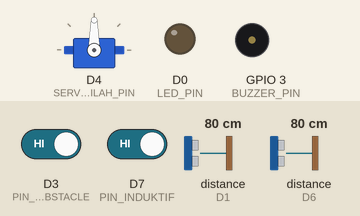
The sketch below on a simulated ESP8266 (NodeMCU). On the bench: servo, output pins drawn as LEDs (lit = HIGH), buzzer (waves = sounding, pin HIGH). Wiring (inferred from the names in the program): 2 × ultrasonic range finder: trigger D2, echo D1 / trigger D5, echo D6. The inputs (shaded band) are chosen by the test bench; at power-on: D3 (PIN_IR_OBSTACLE) HIGH, D7 (PIN_INDUKTIF) HIGH, distance to the obstacle (sensors on D1, D6) 80 cm. The echo pulse lasts 58.3 µs per cm; WiFi joins after 1.5 s; servers stay silent unless stated; uploads are accepted with an empty reply; pins used as bus, display or sensor lines are not drawn; what the sketch prints to the serial monitor is not drawn.

Above: at 2.9 s.
3.0 s: D3 (PIN_IR_OBSTACLE) driven LOW
At 4.3 s:
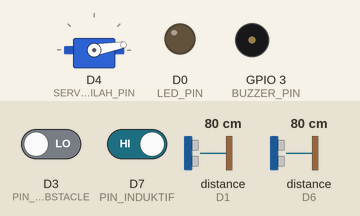
6.7 s: D7 (PIN_INDUKTIF) driven LOW
At 7.7 s:
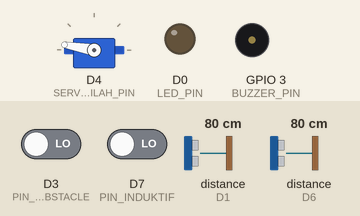
10.4 s: D7 (PIN_INDUKTIF) driven HIGH
14.1 s: D3 (PIN_IR_OBSTACLE) driven HIGH
At 14.1 s:
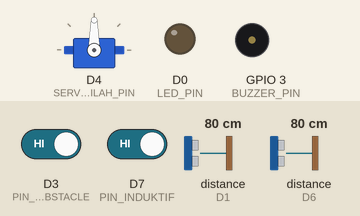
Timing chart, 0 to 16.6 s (numbered marks = the images above; inputs shaded):
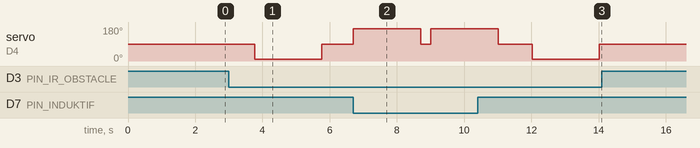

The sketch:

smartbin_firmware.ino
```cpp
/*
 * =====================================================================
 *  SmartBin IoT — Firmware NodeMCU ESP8266
 *  DISESUAIKAN dengan hardware yang benar-benar dipakai:
 *   - 2x sensor ULTRASONIK  -> ukur kapasitas per-bin (1 bin Logam, 1 bin Non-Logam)
 *   - 1x sensor INFRARED OBSTACLE -> trigger deteksi ada objek/tangan masuk
 *   - 1x sensor PROXIMITY INDUKTIF -> deteksi logam (non-logam = "bukan logam")
 *   - 1x SERVO MG90S -> pemilah kiri/kanan (TIDAK ADA servo tutup terpisah)
 *
 *  Library yang dibutuhkan (install via Arduino IDE > Library Manager):
 *   - ESP8266WiFi        (bawaan board package ESP8266)
 *   - ESP8266HTTPClient  (bawaan board package ESP8266)
 *   - Servo               (bawaan, "Servo" untuk ESP8266)
 *   - ArduinoJson         (install manual, versi 6.x)
 *
 *  Board: NodeMCU 1.0 (ESP-12E Module) — Arduino IDE
 * =====================================================================
 */

#include <ESP8266WiFi.h>
#include <ESP8266HTTPClient.h>
#include <WiFiClient.h>
#include <Servo.h>
#include <ArduinoJson.h>

// ---------------------------------------------------------------
// KONFIGURASI WIFI & SERVER — SESUAIKAN SEBELUM UPLOAD
// ---------------------------------------------------------------
const char* WIFI_SSID     = "callmecakraa";
const char* WIFI_PASSWORD = "12345678";

// Ganti dengan alamat server website Anda, contoh:
// "http://192.168.1.10/smartbin-web/api/send_data" (jaringan lokal)
// "https://domainanda.com/api/send_data" (online, disarankan HTTPS)
const char* SERVER_URL = "http://10.223.132.112/smartbin-web/api/send_data";

// Harus SAMA PERSIS dengan $apiKey di application/controllers/Api.php
const char* API_KEY = "SMARTBIN_API_KEY_2026";

// ---------------------------------------------------------------
// PIN MAPPING — sesuai hardware yang dipasang
// ---------------------------------------------------------------
#define ULTRA_LOGAM_TRIG    D2   // Ultrasonik bin LOGAM - Trig (ukur kapasitas)
#define ULTRA_LOGAM_ECHO    D1   // Ultrasonik bin LOGAM - Echo
#define ULTRA_NONLOGAM_TRIG D5   // Ultrasonik bin NON-LOGAM - Trig (ukur kapasitas)
#define ULTRA_NONLOGAM_ECHO D6   // Ultrasonik bin NON-LOGAM - Echo
#define PIN_IR_OBSTACLE     D3   // Sensor Infrared Obstacle - trigger deteksi objek/tangan
#define PIN_INDUKTIF        D7   // Sensor Proximity Induktif - deteksi logam
#define SERVO_PEMILAH_PIN   D4   // Servo pemilah kiri/kanan (satu-satunya servo)
#define LED_PIN             D0   // LED indikator kapasitas penuh
#define BUZZER_PIN          D9   // Buzzer (GPIO3 / pin RX0)

// Kebanyakan modul IR obstacle avoidance itu ACTIVE-LOW (output LOW saat ada
// objek di depannya, HIGH saat kosong). Kalau ternyata modul Anda kebalikannya
// (banyak juga varian active-HIGH), tinggal ganti true -> false di sini.
const bool IR_ACTIVE_LOW = true;

// Sensor proximity induktif: kebanyakan modul NPN NO -> output HIGH saat IDLE
// (tidak ada logam) dan baru turun ke LOW sesaat saat logam lewat/terdeteksi.
// Kalau ternyata modul Anda active-HIGH (PNP), ganti true -> false di sini.
const bool PROXIMITY_ACTIVE_LOW = true;

// Berapa lama (ms) menunggu & memantau sensor proximity setelah IR trigger,
// untuk menangkap momen objek lewat (mengantisipasi variasi kecepatan jatuh).
const unsigned long JENDELA_DETEKSI_PROXIMITY_MS = 700;
// ---------------------------------------------------------------
// PARAMETER SISTEM — kalibrasi sesuai fisik masing-masing bin
// ---------------------------------------------------------------
const float TINGGI_BIN_LOGAM_CM    = 60.0;  // tinggi bin logam, kalibrasi sesuai fisik
const float TINGGI_BIN_NONLOGAM_CM = 60.0;  // tinggi bin non-logam, kalibrasi sesuai fisik

const int SERVO_NETRAL   = 90;   // derajat, posisi tengah (istirahat)
const int SERVO_NONLOGAM = 10;   // derajat, arah bin non-logam (kiri) - dimiringkan lebih jauh
const int SERVO_LOGAM    = 170;  // derajat, arah bin logam (kanan) - dimiringkan lebih jauh

// delay_close & interval_send idealnya diambil dari /api/summary (tabel settings)
// agar sinkron dengan Pengaturan di website. Untuk kesederhanaan firmware ini
// memakai nilai default lalu bisa disesuaikan manual sesuai menu Pengaturan.
unsigned long DELAY_SORTIR_MS   = 2000;  // lama servo menahan posisi pemilah sebelum balik netral (diperpanjang biar keliatan jelas)
unsigned long INTERVAL_KIRIM_MS = 5000;  // 5 detik (default interval_send)

// Ambang batas LED/buzzer (idealnya sinkron warning_limit/critical_limit di Settings)
const int AMBANG_WARNING  = 80;
const int AMBANG_CRITICAL = 100;

Servo servoPemilah;

unsigned long lastSend = 0;
String lastWasteType = "Unknown";
String lidStatus = "Closed"; // tidak ada lid fisik, dipakai murni sebagai status "sedang memilah" utk dashboard

// Kapasitas TIDAK diukur ulang tiap kali kirim data — cuma di-refresh secara
// berkala (perbaruiKapasitas(), dipanggil dari jalur heartbeat, kondisi tenang).
// Event pemilahan "pinjam" nilai terakhir ini, supaya angka yang tampil di
// Monitoring & Riwayat selalu berasal dari sumber ukur yang sama & konsisten
// (menghindari baca ultrasonik pas kondisi baru saja ada barang jatuh/bergerak).
int capacityLogamTerkini = 0;
int capacityNonLogamTerkini = 0;

// ---------------------------------------------------------------
// SETUP
// ---------------------------------------------------------------
void setup() {
  Serial.begin(115200);

  pinMode(ULTRA_LOGAM_TRIG, OUTPUT);
  pinMode(ULTRA_LOGAM_ECHO, INPUT);
  pinMode(ULTRA_NONLOGAM_TRIG, OUTPUT);
  pinMode(ULTRA_NONLOGAM_ECHO, INPUT);
  pinMode(PIN_IR_OBSTACLE, INPUT);
  pinMode(PIN_INDUKTIF, INPUT);
  pinMode(LED_PIN, OUTPUT);
  pinMode(BUZZER_PIN, OUTPUT);

  servoPemilah.attach(SERVO_PEMILAH_PIN);
  servoPemilah.write(SERVO_NETRAL);

  digitalWrite(LED_PIN, LOW);
  digitalWrite(BUZZER_PIN, LOW);

  connectWiFi();
  perbaruiKapasitas(); // ukur kondisi awal sebelum ada aktivitas apapun
}

// ---------------------------------------------------------------
// LOOP UTAMA
// ---------------------------------------------------------------
void loop() {
  if (WiFi.status() != WL_CONNECTED) {
    connectWiFi();
  }

  // 1) Sensor IR obstacle mendeteksi objek/tangan -> proses pemilahan
  if (objekTerdeteksi()) {
    String jenis = deteksiJenisSampah();
    lastWasteType = jenis;

    gerakkanServoPemilah(jenis);

    // Sengaja TIDAK ukur ulang kapasitas di sini — pakai nilai terakhir hasil
    // perbaruiKapasitas() dari heartbeat sebelumnya (kondisi tenang), supaya
    // konsisten dengan yang ditampilkan Monitoring. Event fokus melaporkan
    // jenis sampah yang baru dipilah, bukan pengukuran kapasitas baru.
    kirimData(true);
    lastSend = millis();
  }

  // 2) Kirim data berkala sesuai interval_send walau tidak ada aktivitas (trigger_type = "heartbeat")
  if (millis() - lastSend >= INTERVAL_KIRIM_MS) {
    kirimData(false);
    lastSend = millis();
  }

  delay(100); // jeda kecil supaya loop tidak terlalu rapat
}

// ---------------------------------------------------------------
// FUNGSI: objekTerdeteksi() — baca sensor infrared obstacle
// ---------------------------------------------------------------
bool objekTerdeteksi() {
  int nilai = digitalRead(PIN_IR_OBSTACLE);
  return IR_ACTIVE_LOW ? (nilai == LOW) : (nilai == HIGH);
}

// ---------------------------------------------------------------
// FUNGSI: bacaJarak() — 1x pengukuran ultrasonik HC-SR04
// ---------------------------------------------------------------
float bacaJarak(int pinTrig, int pinEcho) {
  digitalWrite(pinTrig, LOW);
  delayMicroseconds(2);
  digitalWrite(pinTrig, HIGH);
  delayMicroseconds(10);
  digitalWrite(pinTrig, LOW);

  long durasi = pulseIn(pinEcho, HIGH, 30000); // timeout 30ms (~5m)
  if (durasi == 0) return -1; // tidak ada pantulan terbaca

  float jarakCm = durasi * 0.034 / 2.0; // konversi waktu pantul ke cm
  return jarakCm;
}

// ---------------------------------------------------------------
// FUNGSI: bacaJarakStabil() — ambil beberapa sampel & pakai median
// Kenapa: 1 kali tembak ultrasonik gampang meleset (noise, pantulan
// ganda dari dalam bin, atau sisa gelombang dari sensor satunya kalau
// keduanya ditembak berdekatan). Median lebih tahan spike dibanding
// rata-rata biasa.
// ---------------------------------------------------------------
float bacaJarakStabil(int pinTrig, int pinEcho) {
  const int JUMLAH_SAMPEL = 5;
  float sampel[JUMLAH_SAMPEL];
  int valid = 0;

  for (int i = 0; i < JUMLAH_SAMPEL; i++) {
    float j = bacaJarak(pinTrig, pinEcho);
    if (j >= 0) sampel[valid++] = j;
    delay(15); // jeda antar tembakan biar gema sebelumnya reda
  }
  if (valid == 0) return -1;

  // urutkan lalu ambil nilai tengah (median)
  for (int i = 0; i < valid - 1; i++) {
    for (int j = i + 1; j < valid; j++) {
      if (sampel[j] < sampel[i]) {
        float t = sampel[i]; sampel[i] = sampel[j]; sampel[j] = t;
      }
    }
  }
  return sampel[valid / 2];
}

// ---------------------------------------------------------------
// FUNGSI: deteksiJenisSampah() — baca proximity induktif
// Catatan: cuma ada 1 sensor proximity (induktif -> khusus logam).
// Non-logam ditentukan dari "kalau bukan logam".
// ---------------------------------------------------------------
String deteksiJenisSampah() {
  // Pantau sensor proximity selama jendela waktu tertentu (bukan cuma 1 titik
  // waktu), supaya tetap tertangkap walau kecepatan jatuh objek bervariasi.
  bool logamTerdeteksi = false;
  unsigned long mulai = millis();
  while (millis() - mulai < JENDELA_DETEKSI_PROXIMITY_MS) {
    int nilai = digitalRead(PIN_INDUKTIF);
    bool aktif = PROXIMITY_ACTIVE_LOW ? (nilai == LOW) : (nilai == HIGH);
    if (aktif) { logamTerdeteksi = true; break; }
    delay(10);
  }

  Serial.print("[Proximity] logam terdeteksi = ");
  Serial.println(logamTerdeteksi ? "YA (Logam)" : "TIDAK (Non-Logam)");

  return logamTerdeteksi ? "Logam" : "Non-Logam";
}

void gerakkanServoPemilah(String jenis) {
  lidStatus = "Open"; // status logis "sedang memilah", dilaporkan sebentar ke API
  if (jenis == "Logam") {
    servoPemilah.write(SERVO_LOGAM);
  } else {
    servoPemilah.write(SERVO_NONLOGAM);
  }
  delay(DELAY_SORTIR_MS); // beri waktu servo bergerak & sampah jatuh ke bin
  servoPemilah.write(SERVO_NETRAL);
  lidStatus = "Closed";
}

// ---------------------------------------------------------------
// FUNGSI: hitungKapasitas() — konversi jarak ultrasonik ke persen
// ---------------------------------------------------------------
int hitungKapasitas(int pinTrig, int pinEcho, float tinggiBinCm) {
  float jarak = bacaJarakStabil(pinTrig, pinEcho);
  if (jarak < 0) return -1; // gagal baca sensor

  float persen = ((tinggiBinCm - jarak) / tinggiBinCm) * 100.0;
  if (persen < 0)   persen = 0;
  if (persen > 100) persen = 100;
  return (int) persen;
}

// ---------------------------------------------------------------
// FUNGSI: perbaruiKapasitas() — ukur ultrasonik & simpan ke variabel
// global. Dipanggil dari jalur heartbeat (kondisi tenang, tidak lagi
// ada objek jatuh/servo bergerak), BUKAN dari jalur event.
// ---------------------------------------------------------------
void perbaruiKapasitas() {
  int kapasitasLogam = hitungKapasitas(ULTRA_LOGAM_TRIG, ULTRA_LOGAM_ECHO, TINGGI_BIN_LOGAM_CM);
  delay(60); // jeda supaya gema sensor bin logam reda dulu sebelum sensor bin non-logam nembak (cegah interferensi antar sensor)
  int kapasitasNonLogam = hitungKapasitas(ULTRA_NONLOGAM_TRIG, ULTRA_NONLOGAM_ECHO, TINGGI_BIN_NONLOGAM_CM);
  if (kapasitasLogam < 0) kapasitasLogam = capacityLogamTerkini;       // gagal baca -> pertahankan nilai lama
  if (kapasitasNonLogam < 0) kapasitasNonLogam = capacityNonLogamTerkini;

  capacityLogamTerkini = kapasitasLogam;
  capacityNonLogamTerkini = kapasitasNonLogam;
}

// ---------------------------------------------------------------
// FUNGSI: kirimData() — susun JSON & POST ke /api/send_data
// isEvent=true  -> trigger_type "event"     (ada barang masuk & dipilah,
//                  pakai kapasitas terakhir hasil perbaruiKapasitas())
// isEvent=false -> trigger_type "heartbeat" (ukur kapasitas baru dulu,
//                  baru kirim)
// ---------------------------------------------------------------
void kirimData(bool isEvent) {
  if (WiFi.status() != WL_CONNECTED) return;

  if (!isEvent) {
    perbaruiKapasitas(); // cuma heartbeat yang ukur ulang, di kondisi tenang
  }
  int kapasitasLogam = capacityLogamTerkini;
  int kapasitasNonLogam = capacityNonLogamTerkini;

  int kapasitasTertinggi = max(kapasitasLogam, kapasitasNonLogam);

  // Indikator LED & Buzzer sesuai ambang batas (idealnya sinkron dengan
  // warning_limit/critical_limit dari tabel settings — di sini pakai default 80/100)
  if (kapasitasTertinggi >= AMBANG_CRITICAL) {
    digitalWrite(LED_PIN, HIGH);
    digitalWrite(BUZZER_PIN, HIGH);
  } else if (kapasitasTertinggi >= AMBANG_WARNING) {
    digitalWrite(LED_PIN, HIGH);
    digitalWrite(BUZZER_PIN, LOW);
  } else {
    digitalWrite(LED_PIN, LOW);
    digitalWrite(BUZZER_PIN, LOW);
  }

  StaticJsonDocument<256> doc;
  doc["capacity_logam"]     = kapasitasLogam;
  doc["capacity_non_logam"] = kapasitasNonLogam;
  doc["waste_type"]         = lastWasteType;
  doc["lid"]                = lidStatus;
  doc["status"]             = "Online";
  doc["trigger_type"]       = isEvent ? "event" : "heartbeat";

  String payload;
  serializeJson(doc, payload);

  WiFiClient client;
  HTTPClient http;

  http.begin(client, SERVER_URL);
  http.addHeader("Content-Type", "application/json");
  http.addHeader("X-API-KEY", API_KEY);

  int httpCode = http.POST(payload);

  Serial.print("POST /api/send_data -> HTTP ");
  Serial.println(httpCode);
  Serial.println(payload);

  http.end();
}

// ---------------------------------------------------------------
// FUNGSI: connectWiFi()
// ---------------------------------------------------------------
void connectWiFi() {
  Serial.print("Menghubungkan ke WiFi: ");
  Serial.println(WIFI_SSID);

  WiFi.mode(WIFI_STA);
  WiFi.begin(WIFI_SSID, WIFI_PASSWORD);

  int attempt = 0;
  while (WiFi.status() != WL_CONNECTED && attempt < 40) {
    delay(500);
    Serial.print(".");
    attempt++;
  }

  if (WiFi.status() == WL_CONNECTED) {
    Serial.println("\nWiFi Terhubung. IP: " + WiFi.localIP().toString());
  } else {
    Serial.println("\nGagal terhubung WiFi, akan dicoba ulang di loop berikutnya.");
  }
}
```

Measured:
- after the input at 3.0 s, servo on D4 (SERVO_PEMILAH_PIN): 90° → 10° after 0.77 s, → 90° 2.0 s later
- after the input at 14.1 s, servo on D4 (SERVO_PEMILAH_PIN): stays 90° (without the input it goes to 10° after 0.93 s)
